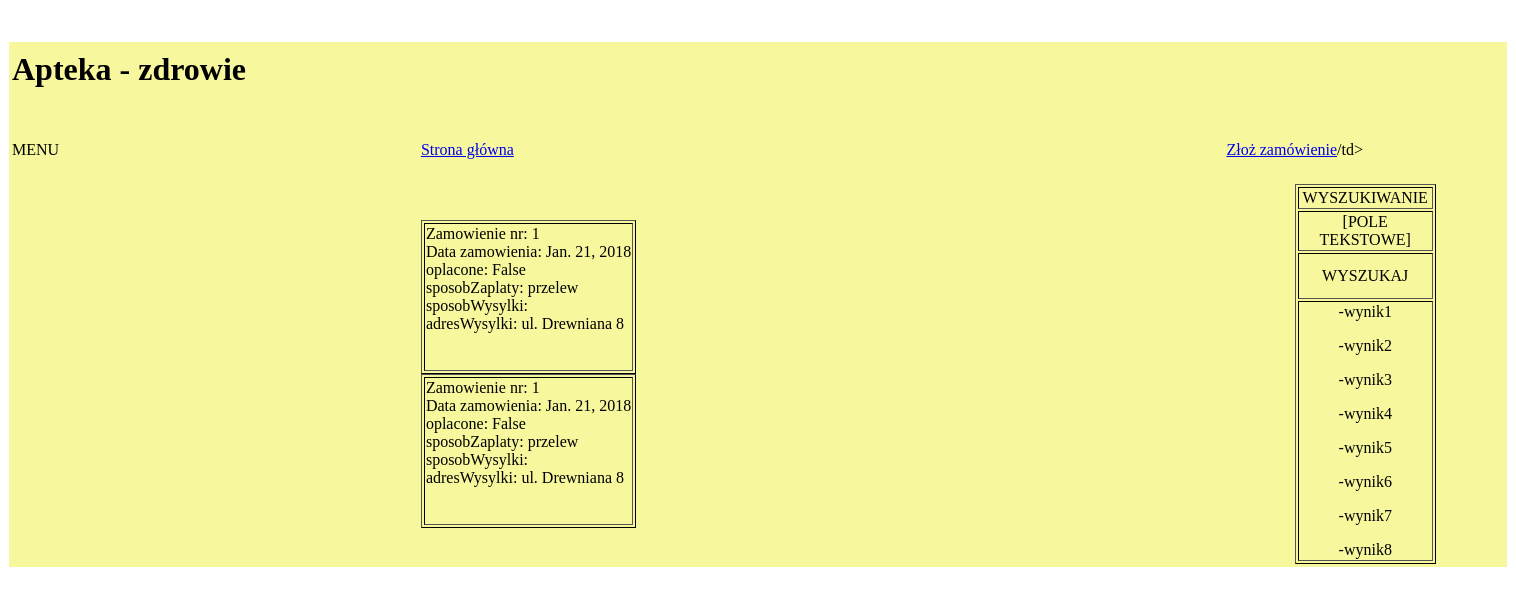
The page /apteka/historia_zamowien/1 on the database as committed earlier.
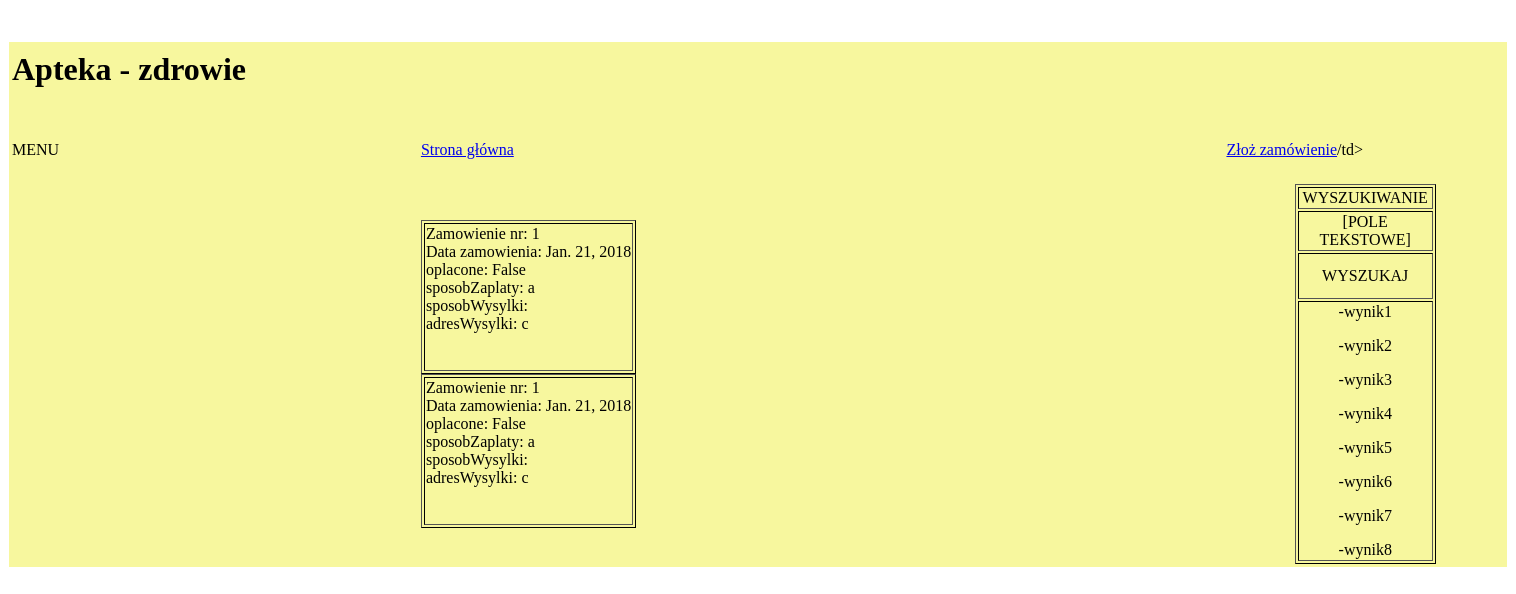
The same page on the database as committed later.
### apteka_app/models.py (models this page shows, shortened)
class Zamowienie(models.Model):
    zatwierdzone = models.BooleanField(default=False)
    dataZamowienia = models.DateField()
    oplacone = models.BooleanField()
    sposobZaplaty = models.CharField(max_length=100, null=True)
    sposobWysylki = models.CharField(max_length=100, null=True)
    adresWysylki = models.CharField(max_length=100, null=True)

### apteka_app/views.py (the view)
# urls.py: path(r'historia_zamowien/<int:id_uzytkownik>', views.historia_zamowien)
def historia_zamowien(request, id_uzytkownik):
    zam_prod = ZamowienieKlient.objects.filter(idKlient=id_uzytkownik)
    zamowienia = []
    for zp in zam_prod:
        zamowienia.append(zp.idZamowienie)
    return render(request, 'apteka_app/historia_zamowien.html', {'zamowienia':zamowienia})

### apteka_app/templates/apteka_app/historia_zamowien.html
<p>&nbsp;</p>
<table style="width: 1498px; background-color: #f7f79e; margin-left: auto; margin-right: auto;" border="0">
<tbody>
<tr style="height: 73px;">
<td style="width: 400px; height: 73px;">
<h1><strong>Apteka - zdrowie</strong></h1>
</td>
<td style="width: 791.833px; height: 73px;">&nbsp;</td>
<td style="width: 274.167px; height: 73px;">&nbsp;</td>
</tr>
<tr style="height: 62px;">
<td style="width: 400px; height: 62px; text-align: left;">MENU</td>
<td style="width: 791.833px; height: 62px;"><a href="/apteka/">Strona główna</a></td>
<td style="width: 274.167px; height: 62px;"><a href="/zamowienie/{{zamowienie.id}}">Złoż zamówienie</a>/td>
</tr>
<tr style="height: 302.467px;">
<td style="width: 400px; height: 302.467px;">&nbsp;</td>
<td style="width: 791.833px; height: 302.467px;">{% for zamowienie in zamowienia %}
<table style="border-color: black;" border="1">
<tbody>
<tr>
<td> Zamowienie nr: {{zamowienie.id}}<br>
    Data zamowienia: {{zamowienie.dataZamowienia}}<br>
    oplacone: {{zamowienie.oplacone}}<br>
    sposobZaplaty: {{zamowienie.sposobZaplaty}}<br>
    sposobWysylki: {{zamowienie.sposobWyslki}}<br>
    adresWysylki: {{zamowienie.adresWysylki}}<br /><br /><br /></td>
</tr>
</tbody>
</table>
{% endfor %}
</td>
<td style="width: 274.167px; height: 302.467px;">
<table style="width: 141.317px; border-color: black; margin-left: auto; margin-right: auto;" border="1">
<tbody>
<tr style="height: 18px;">
<td style="width: 131.317px; text-align: center; height: 18px;">WYSZUKIWANIE</td>
</tr>
<tr style="height: 18px;">
<td style="width: 131.317px; text-align: center; height: 18px;">[POLE TEKSTOWE]</td>
</tr>
<tr style="height: 45.5667px;">
<td style="text-align: center; width: 131.317px; height: 45.5667px;">WYSZUKAJ</td>
</tr>
<tr style="height: 107px;">
<td style="text-align: center; width: 131.317px; height: 107px;">
<p>-wynik1</p>
<p>-wynik2</p>
<p>-wynik3</p>
<p>-wynik4</p>
<p>-wynik5</p>
<p>-wynik6</p>
<p>-wynik7</p>
<p>-wynik8</p>
</td>
</tr>
</tbody>
</table>
</td>
</tr>
</tbody>
</table>
<p>&nbsp;</p>

Rows that differ between the two databases and show on the page:
changed Zamowienie "False": sposobZaplaty "przelew" → "a"; adresWysylki "ul. Drewniana 8" → "c"
